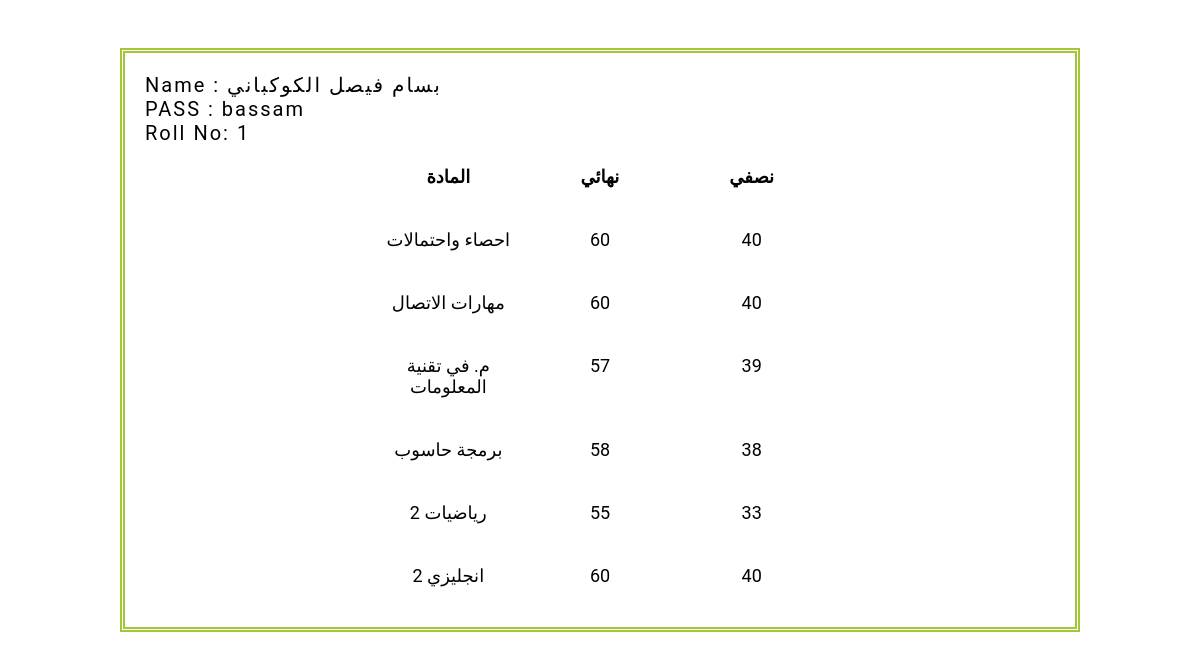
The page /grade.php (signed in) on the database its author committed.
### tables this page shows
CREATE TABLE `student` (
  `std_id` int(11) NOT NULL,
  `f_name` varchar(15) NOT NULL,
  `m_name` varchar(15) NOT NULL,
  `l_name` varchar(20) NOT NULL,
  `spec_id` tinyint(4) NOT NULL,
  `pass` varchar(10) NOT NULL
);

CREATE TABLE `grade` (
  `g_id` bigint(20) NOT NULL,
  `m_mark` tinyint(4) NOT NULL,
  `f_mark` tinyint(4) NOT NULL,
  `sub_id` smallint(6) NOT NULL,
  `std_id` int(11) NOT NULL
);

CREATE TABLE `subject` (
  `sub_id` smallint(6) NOT NULL,
  `sub_name` varchar(40) NOT NULL,
  `term_id` tinyint(4) NOT NULL
);

### grade.php (the view, shortened to what this page needs)
<!DOCTYPE html>
<html lang="en">
<head>
    <link rel="stylesheet" href="css/student.css">
    <link rel="stylesheet" href="css/grade.css">
</head>
<body>
    <?php
     include "init.php";
            $logid=$_SESSION['logid'];
            $pass=$_SESSION['password'];
     $name_sql=mysqli_query($conn,"select `f_name`,`m_name`,`l_name` from `student` where `std_id`=". $_SESSION['logid']." and pass='$pass'");
            while($row = mysqli_fetch_assoc($name_sql))
            {
            $f_name = $row['f_name'];
            $m_name = $row['m_name'];
            $l_name = $row['l_name'];
            }
     $sql = "select su.sub_name,g.m_mark,g.f_mark from subject su,grade  g where g.std_id="
     . $_SESSION['logid']." and su.term_id=".$_SESSION['term']." and su.sub_id=g.sub_id ";
            $result=mysqli_query($conn,$sql);
            if(mysqli_num_rows($result)>0){
            echo "<div class=container>";
            echo "<div class=details>";
                echo  " <span>";echo "Name : "; echo"</span>"; echo "  $f_name $m_name $l_name "; echo '<br>';
                echo  " <span>";echo "PASS : "; echo"</span>"; echo   $pass ;  echo '<br>';
                echo  " <span>";echo "Roll No: "; echo"</span>"; echo"$logid"; echo '<br>';
            echo "</div>";
            echo "<div class=main>
                <div class=s1>
                    <p>المادة</p>
                </div>
                <div class=s1>
                    <p>نهائي</p>
                </div>
                <div class=s1>
                <p>نصفي</p>
                </div>
            </div>";
        while($row = mysqli_fetch_assoc($result)){
            echo "  <div class=main>
            <div class=s2>
            <p>".$row['sub_name']."</p>
            </div>
            <div class=s2>
            <p>".$row['f_mark']."</p>
            </div>
            <div class=s2>
            <p>".$row['m_mark']."</p>
            </div>
           </div>";
        }
            }
?>
</body>
</html>

### css/student.css (style rules this page uses)
body { margin: 0; font-family: 'Roboto', sans-serif; }
:root { --green:#a4c639; }
.container { margin: 4% 10%; padding: 20px 20px ; border: 5px var(--green) double ; }
.details { font-size: 20px; letter-spacing: 0.1em; line-height: 24px; }
.main { font-size: 18px; display: grid; grid-template-columns: 1fr 1fr 1fr; padding: 3px 25%; }
.main p { text-align: center; }
.main .s1 { font-weight: bold; }

### css/grade.css (style rules this page uses)
:root { --green:#a4c639; }

### rows shown on the page
student: f_name "بسام", m_name "فيصل", l_name "الكوكباني"
grade: sub.sub_name "احصاء واحتمالات", f_mark "60", m_mark "40"
grade: sub.sub_name "مهارات الاتصال", f_mark "60", m_mark "40"
grade: sub.sub_name "م. في تقنية المعلومات", f_mark "57", m_mark "39"
grade: sub.sub_name "برمجة حاسوب", f_mark "58", m_mark "38"
grade: sub.sub_name "رياضيات 2", f_mark "55", m_mark "33"
grade: sub.sub_name "انجليزي 2", f_mark "60", m_mark "40"

### other values the page prints
$pass "bassam"
$logid "1"
